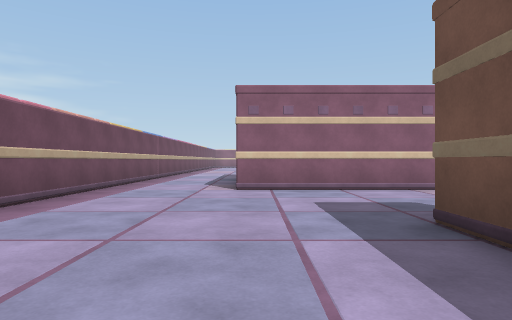
[1] (above)

24 first-person views from a walk through a 3-D level made in the Unity game engine. The camera is 1.2 m above the floor, looks level and sees 75° across. The floor is counted in squares, 2 m on a side. Each view is taken from the middle of a square. On the plan, view 1 faces up. The plan holds only what a view shows up to about 10 squares ahead; the rest is blank.

[2]
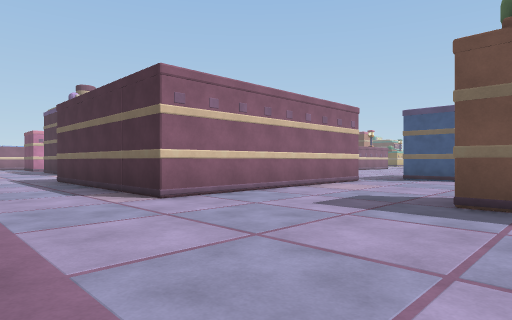

[3]
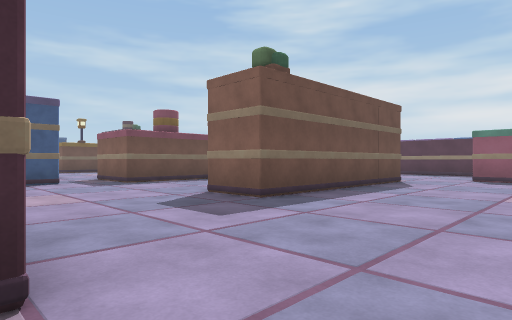

[4]
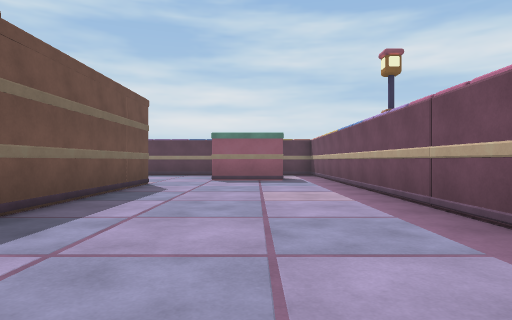

[5]
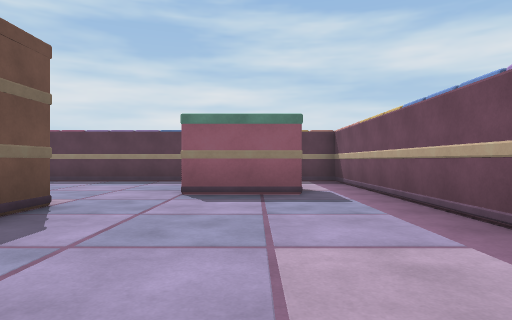

[6]
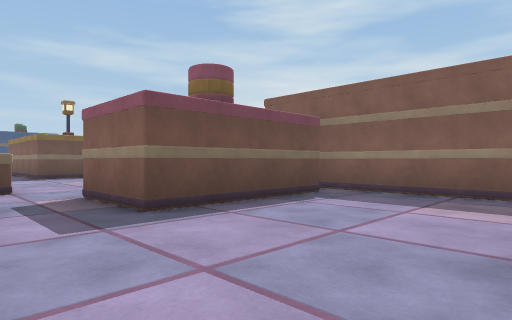

[7]
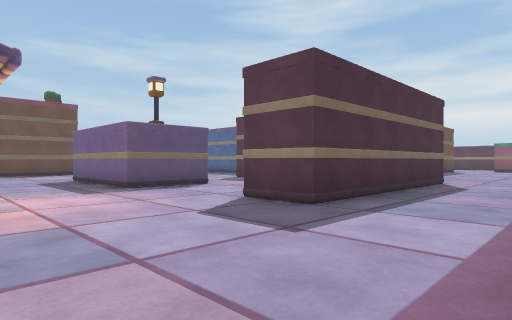

[8]
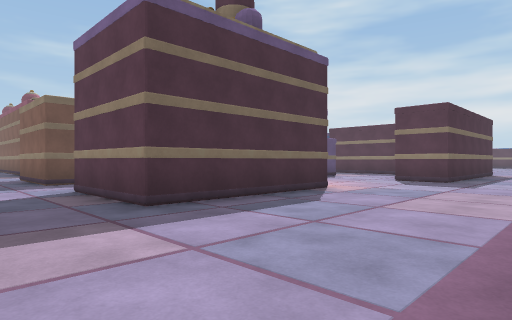

[9]
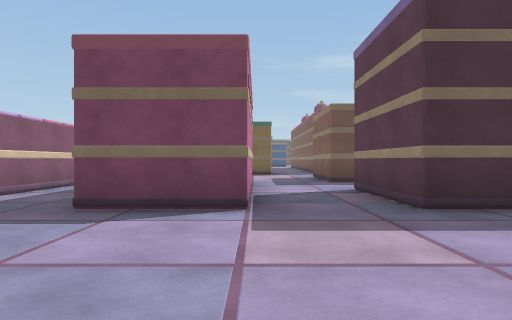

[10]
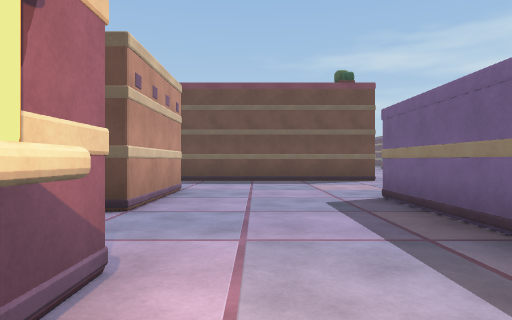

[11]
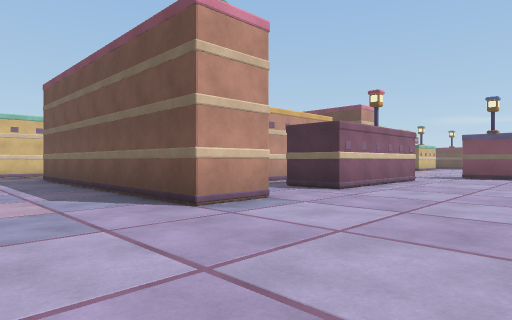

[12]
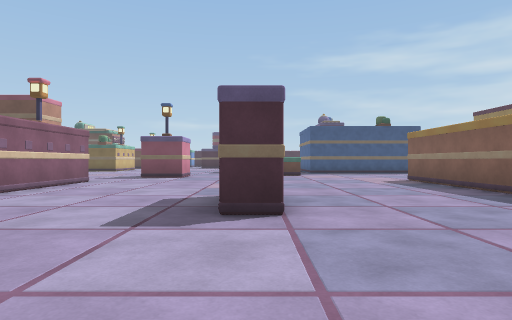

[13]
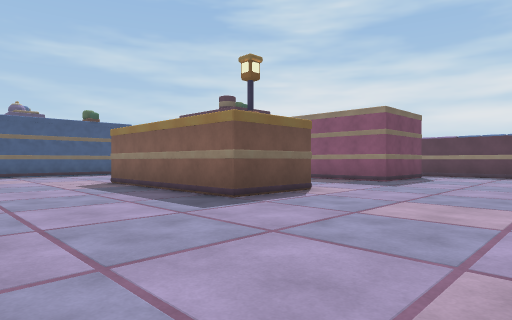

[14]
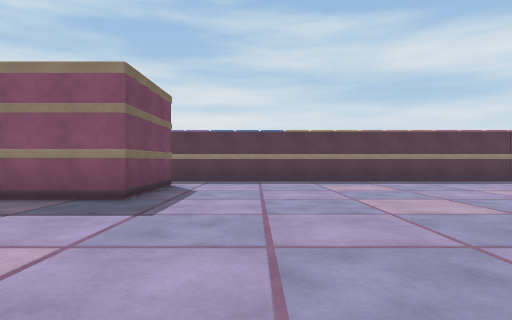

[15]
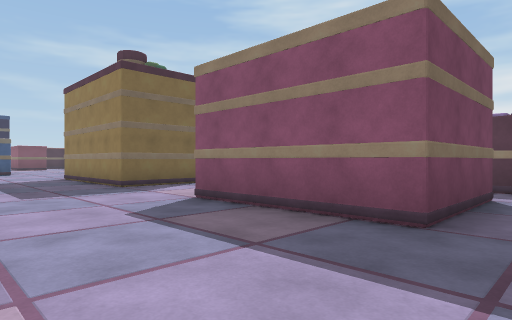

[16]
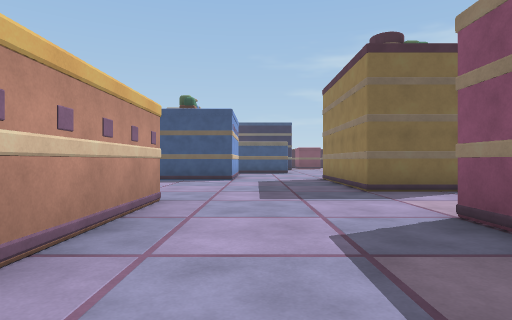

[17]
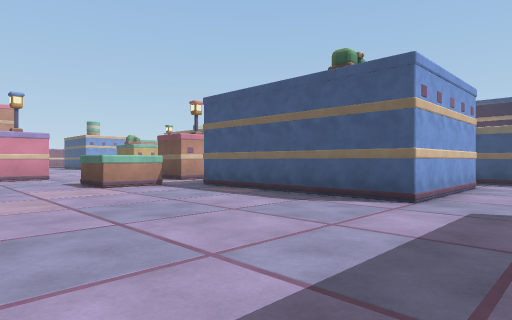

[18]
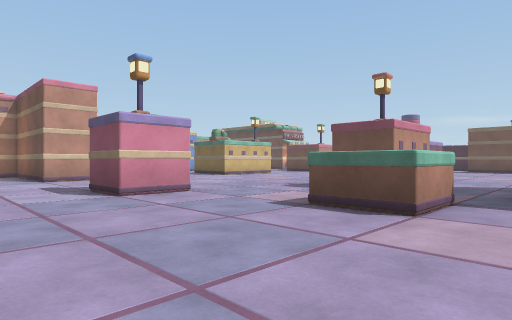

[19]
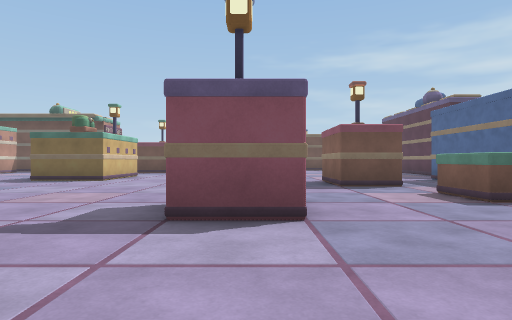

[20]
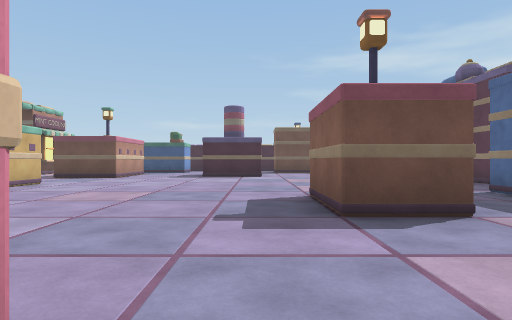

[21]
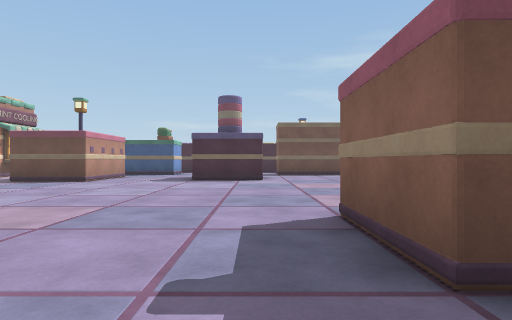

[22]
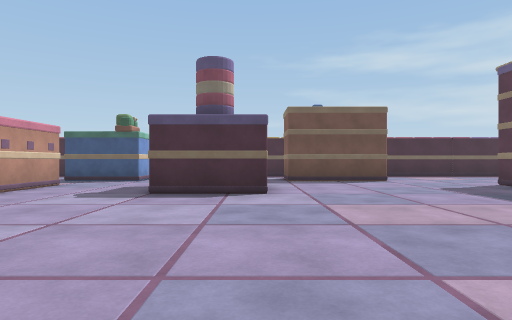

[23]
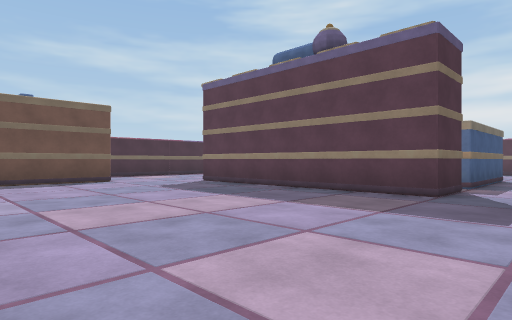

[24]
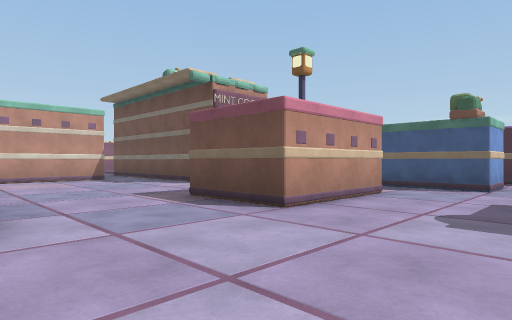

### Floor plan
Points are (right, up) in squares from view 1. A wall is a line through its corners. A room is listed if a view was taken in it or the views show most of it. See-through windows are left out.
Room 1 (views 1, 2, 3, 4, 5, 6, 7, 8, 9, 10)
walls: (1, 15.7) (1, 20) (3.9, 20); (3.9, 15.8) (3, 15.8); (-3.2, 10) (-3.2, -5.6); (6, 6.7) (-0.4, 6.7) (-0.4, 12.3) (1, 12.3); (5.9, 20) (8.7, 20); (1, 22) (1, 24.2); (3.5, 22.1) (1.2, 22.1); (7.3, 4.5) (7.3, 5.9); (4.9, 26.3) (2.5, 26.3); (3.7, -1) (7.1, -1); (6.6, -0.4) (6.6, 3.2) (7.5, 3.2); (1.7, -2.5) (1.7, 3.2) (3.1, 3.2); (-1.9, -3.8) (0.4, -3.8)
ways out: opening at (1.7, -4) to room 2; opening at (2.5, 11.5) to room 2; opening at (4, 14.5) to room 2; opening at (4, 21) to room 2; opening at (6, 21) to room 2; opening at (8, 4) to room 2; opening at (-2.5, -4.5)
Room 2 (views 11, 12, 13, 14, 15, 16, 17, 18, 19, 20, 21, 22, 23, 24)
walls: (22.7, 9.5) (21.3, 9.5) (21.3, 11); (19.2, 11.6) (15, 11.6) (15, 13); (24.1, 5.3) (22.7, 5.3) (22.7, 6.7) (24.1, 6.7); (13.6, 6.6) (13.6, 7.5); (20, 0.4) (16.7, 0.4); (13, 11.6) (11.5, 11.6) (11.5, 19.2); (15, 0.4) (15, 2.5) (19.9, 2.5); (16.7, 14.4) (15.9, 14.4); (22.5, 14.4) (21.3, 14.4); (27.6, 6.7) (25.5, 6.7) (25.5, 8.1) (27.6, 8.1); (24.8, -0.3) (24.8, 4.6) (28.4, 4.6); (29.7, 1.7) (29.7, 3.2) (36, 3.2); (7.5, 3.2) (8.7, 3.2); (21.3, -5.1) (21.3, -3.1) (25.1, -3.1); (29.7, -0.4) (29.7, 1.1); (15, -5.9) (15, -3.1) (18.5, -3.1); (30.4, 14.4) (27.6, 14.4) (27.6, 16.5); (8.7, 16.5) (5.9, 16.5); (33.9, 8.7) (33.9, 11); (3.8, 10.9) (3.8, 13) (7.4, 13); (5.9, 19.2) (5.9, 20); (36, 13.7) (33.2, 13.7) (33.2, 15.9); (37.4, 5.2) (37.4, 8.1); (37.4, 12.3) (37.4, 13.5); (5.7, 22.1) (3.5, 22.1); (35.3, 18.9) (35.3, 19.9); (33.9, 21.4) (31.4, 21.4); (1, -7.3) (15.4, -7.3)
ways out: opening at (1.7, -4) to room 1; opening at (2.5, 11.5) to room 1; opening at (4, 14.5) to room 1; opening at (4, 21) to room 1; opening at (6, 21) to room 1; opening at (8, 4) to room 1; opening at (20.5, 15); opening at (25, -1.5); opening at (29, 0); opening at (37, 4); opening at (37, 14); opening at (37.5, 10.5)

Positions as (right, up) in squares from view 1, and headings:
1: (0, 0), facing up
2: (-3, 2), facing up-right
3: (-2, 7), facing down-right
4: (-1, 6), facing down
5: (-1, 2), facing down
6: (3, 5), facing down-right
7: (-3, 16), facing down-right
8: (-3, 22), facing down-right
9: (-3, 22), facing right
10: (2, 15), facing right
11: (9, 8), facing up-right
12: (10, 7), facing right
13: (11, 6), facing down-right
14: (13, 2), facing down
15: (14, 0), facing down-right
16: (15, -1), facing right
17: (20, -2), facing up-right
18: (19, 4), facing up-right
19: (18, 10), facing right
20: (22, 9), facing right
21: (24, 9), facing right
22: (28, 9), facing right
23: (28, 9), facing down-right
24: (30, 11), facing up-right
